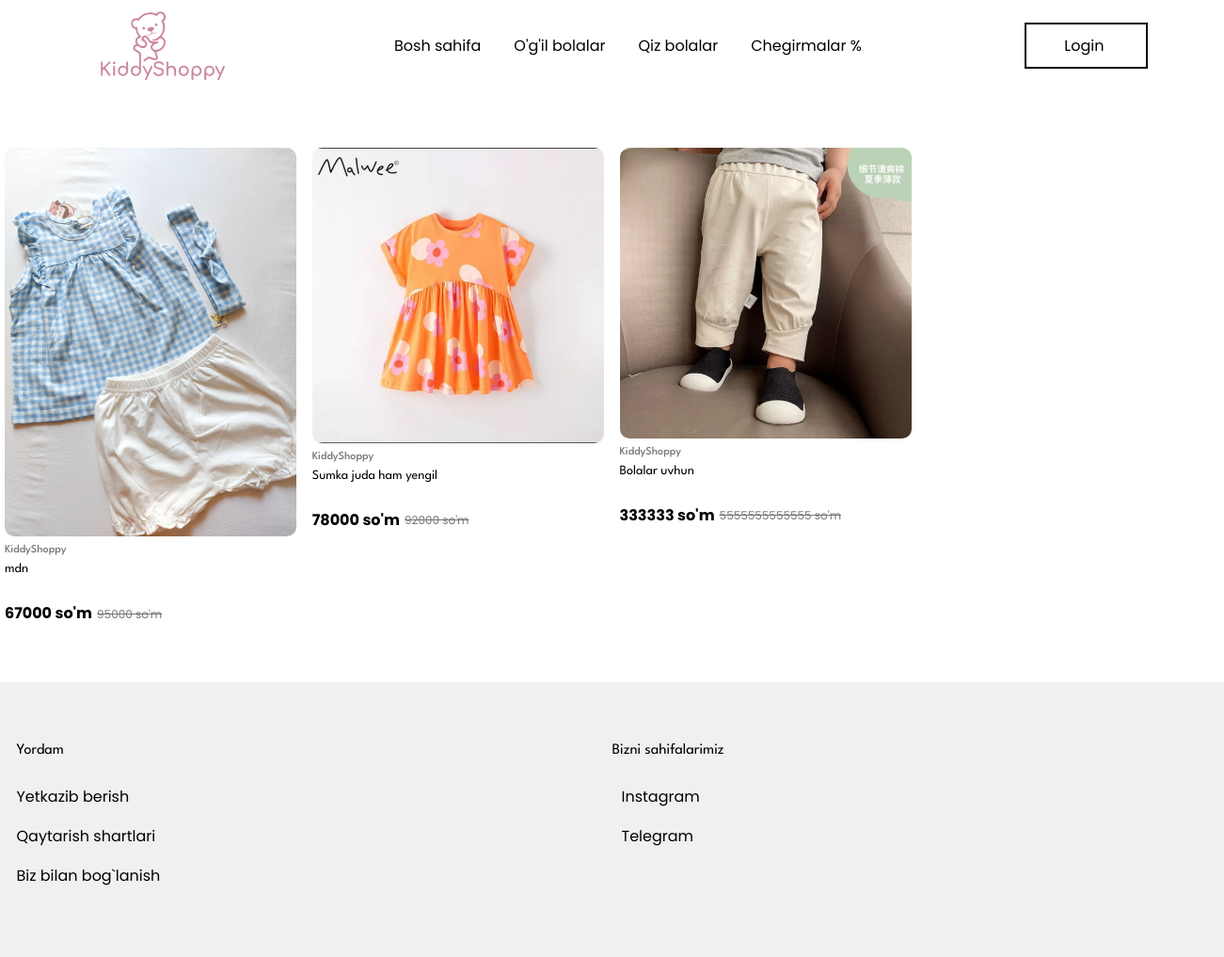
/filter/qiz/, run on the app's committed database.
### base/models.py (models this page shows, shortened)
class Main_Kiyim(models.Model):
    YOSH_CHOICES = [
        ('1', '1 oylik'),
        ('2', '2 oylik'),
        ('3', '3 oylik'),
        ('4', '4 oylik'),
        ('5', '5 oylik'),
        ('6', '6 oylik'),
        ('7', '7 oylik'),
        ('8', '8 oylik'),
        ('9', '9 oylik'),
    ]
    yoshi = models.CharField(
        max_length=2,
        choices=YOSH_CHOICES,
        blank=True,
        null=True,
        verbose_name="Bolalar yoshi"
    )
    GENDER_CHOICES = [
        ('qiz', 'Qiz bola'),
        ('ogil', 'O‘g‘il bola'),
    ]
    jinsi = models.CharField(
        max_length=5,
        choices=GENDER_CHOICES,
        default='qiz',
        verbose_name="Jinsi",
        help_text="Qiz bola yoki o‘g‘il bola uchun"
    )
    pre_balandligi = models.CharField("PRE balandligi", max_length=50, blank=True, null=True)
    pre_kilogrami = models.CharField("PRE kilogrami", max_length=50, blank=True, null=True)
    nb_balandligi = models.CharField("NB balandligi", max_length=50, blank=True, null=True)
    nb_kilogrami = models.CharField("NB kilogrami", max_length=50, blank=True, null=True)
    m3_balandligi = models.CharField("3M balandligi", max_length=50, blank=True, null=True)
    m3_kilogrami = models.CharField("3M kilogrami", max_length=50, blank=True, null=True)
    m6_balandligi = models.CharField("6M balandligi", max_length=50, blank=True, null=True)
    m6_kilogrami = models.CharField("6M kilogrami", max_length=50, blank=True, null=True)
    m9_balandligi = models.CharField("9M balandligi", max_length=50, blank=True, null=True)
    m9_kilogrami = models.CharField("9M kilogrami", max_length=50, blank=True, null=True)
    main_img = models.ImageField(upload_to='kiyimlar/', blank=True, null=True)
    birinchi_img = models.ImageField(upload_to='kiyimlar/', blank=True, null=True)
    ikkinchi_img = models.ImageField(upload_to='kiyimlar/', blank=True, null=True)
    tavsifi = models.CharField(max_length=100)
    narhi = models.PositiveIntegerField()
    skidkasi = models.PositiveIntegerField(
    blank=True,
    null=True,
    verbose_name="Chegirma (%)",
    help_text="Chegirma foizi, agar yo'q bo‘lsa bo‘sh qoldiring"
    )
    balandligi = models.CharField(max_length=200, null=True, blank=True)
    kilogrami = models.CharField(max_length=50, null=True, blank=True)
    kiyim_haqida = models.TextField(null=True, blank=True)
    birinchi_xususiyati = models.CharField(max_length=50, null=True, blank=True)
    ikkinchi_xususiyati = models.CharField(max_length=50, null=True, blank=True)
    uchunchi_xususiyati = models.CharField(max_length=50, null=True, blank=True)
    tortinchi_xususiyati = models.CharField(max_length=50, null=True, blank=True)
    beshinchi_xususiyati = models.CharField(max_length=50, null=True, blank=True)
    oltinchi_xususiyati = models.CharField(max_length=50, null=True, blank=True)
    class Meta:
        verbose_name = "Asosiy kiyim"
        verbose_name_plural = "Asosiy kiyimlar"
        ordering = ['-id']

### base/views.py (the view)
# urls.py: path('filter/<str:jinsi>/', kiyimlar_view, name='jins_filter'),
def kiyimlar_view(request, jinsi=None):
    if jinsi in ['qiz', 'ogil']:
        kiyimlar = Main_Kiyim.objects.filter(jinsi=jinsi)
    else:
        kiyimlar = Main_Kiyim.objects.all()
    return render(request, 'kiyimlar.html', {
        'kiyimlar': kiyimlar,
        'tanlangan_jins': jinsi
    })

### base/templates/kiyimlar.html (shortened to what this page needs)
{% extends 'base.html' %}
{% load static %}
{% block content %}
<body>
    <div class="products">
        {% for kiyim in kiyimlar %}
        <div class="product_card">
            <a href="{% url 'detail' kiyim.id %}">
                <div class="product_card_info">
                    <img src="{{ kiyim.main_img.url }}" alt="baby-clothes" width="310" height="400">
                    <h4>KiddyShoppy</h4>
                    <h3>{{ kiyim.tavsifi }}</h3>
                    <div class="product_card_info_price">
                        <p class="new_price">{{ kiyim.narhi }} so'm</p>
                        <p class="old_price">{{ kiyim.skidkasi }} so'm</p>
                    </div>
                </div>
            </a>
        </div>
        {% empty %}
        <p>Bu toifada kiyimlar topilmadi.</p>
        {% endfor %}
    </div>
</body>
{% endblock %}

### base/templates/navigation.html (style rules this page uses)
a { display: inline-block; text-decoration: none; color: #000; }

### base/templates/kiyimlar.html (style rules this page uses)
* { margin: 0; padding: 0; box-sizing: border-box; }
body { font-family: "Poppins", sans-serif; line-height: 1.6; }
h1, h2, h3, h4 { font-family: "League Spartan", serif; }
a { display: inline-block; text-decoration: none; color: #000; }
.products { width: 1291px; margin: 0 auto; padding-block: 60px; display: grid; grid-template-columns: repeat(4, minmax(0, 1fr)); grid-row-gap: 24px; grid-column-gap: 16px; }
.product_card { width: 310px; }
.product_card_info img { object-fit: cover; object-position: 50%; border-radius: 10px; }
.product_card_info h4 { font-size: 12px; font-weight: 500; line-height: 1.2; color: #757575; margin: 8px 0 5px; }
.product_card_info h3 { font-size: 14px; font-weight: inherit; line-height: 1.2; min-height: 42px; }
.product_card_info_price { display: flex; align-items: center; }
.new_price { font-weight: 700; margin-inline-end: 5px; }
.old_price { font-size: 12px; color: #757575; text-decoration: line-through; }

### data on the page
Main_Kiyim: main_img (picture), tavsifi "mdn", narhi "67000", skidkasi "95000"
Main_Kiyim: main_img (picture), tavsifi "Sumka juda ham yengil", narhi "78000", skidkasi "92000"
Main_Kiyim: main_img (picture), tavsifi "Bolalar uvhun", narhi "333333", skidkasi "5555555555555"
